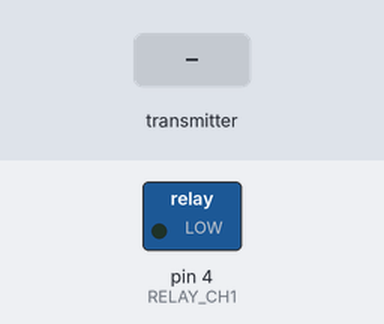
The sketch below on a simulated Arduino Uno, built with avr-gcc and run on an emulated ATmega328P. On the bench: switched loads named in the sketch (green lamp = pin HIGH). Inputs (shaded band) come from the test bench. No radio packets arrive unless stated.

Above: at 1.2 s.
1.3 s: the transmitter starts sending data1 = 1
At 1.9 s:
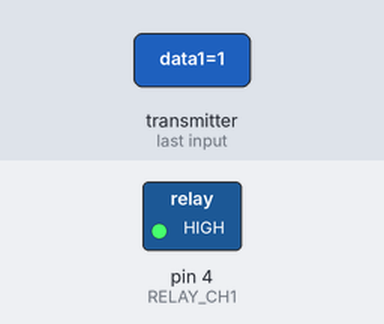
2.8 s: the transmitter starts sending data1 = 0
At 4.2 s:
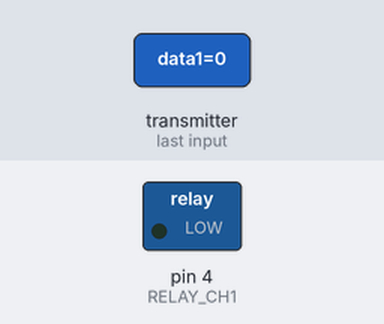
Timing chart, 0 to 5.8 s (numbered marks = the images above; inputs shaded):
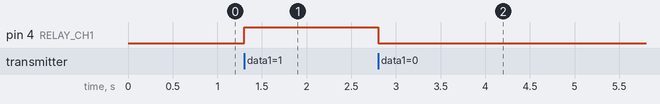

Measured:
- after the input at 1.3 s, pin 4 (RELAY_CH1): LOW → HIGH at once
- after the input at 2.8 s, pin 4 (RELAY_CH1): HIGH → LOW at once

The sketch:

rel2.ino
```cpp
//Include files

#include <SPI.h>
#include "nRF24L01.h"
#include "RF24.h"
#include "printf.h"
#include "LowPower.h"

//Defines for network

#define RELAY_CH1 4
#define RELAY_CH2 5
#define NET_ID 1
#define NODE_ID 6

int relval;

//Structure to packetize the data

typedef struct{
  uint8_t from;
  uint8_t to;
  uint8_t type;
  boolean data1;
  boolean data2;
}payload;

payload rel2;

RF24 radio(9,10);

const uint64_t pipe = 0xDEADBEEF06;   //Pipe address of this node

void setup() {
  // put your setup code here, to run once:
  Serial.begin(57600);
  printf_begin();

  //Set up radio for reception

  radio.begin();
  radio.setRetries(15,15);
  radio.setDataRate(RF24_250KBPS);
  radio.setPALevel(RF24_PA_MAX);
  radio.setChannel(92);
  radio.enableDynamicPayloads();
  radio.setCRCLength(RF24_CRC_16);
  radio.openReadingPipe(1,pipe);
  radio.startListening();
  radio.printDetails();
  pinMode(RELAY_CH1,OUTPUT);
  pinMode(RELAY_CH1,OUTPUT);
}

void loop() {
  // Wait till data is received
  if(radio.available())
  {
    bool done = false;
    while(!done)
      done = radio.read(&rel2,sizeof(payload));
  }

  //Write received data to relays

  digitalWrite(RELAY_CH1,rel2.data1);
  digitalWrite(RELAY_CH2,rel2.data2);
}
```

printf.h
```cpp
// (licence header left out)
/**
 * @file printf.h
 *
 * Setup necessary to direct stdout to the Arduino Serial library, which
 * enables 'printf'
 */

#ifndef __PRINTF_H__
#define __PRINTF_H__

#ifdef ARDUINO

int serial_putc( char c, FILE * )
{
  Serial.write( c );

  return c;
}

void printf_begin(void)
{
  fdevopen( &serial_putc, 0 );
}

#else
#error This example is only for use on Arduino.
#endif // ARDUINO

#endif // __PRINTF_H__
```
